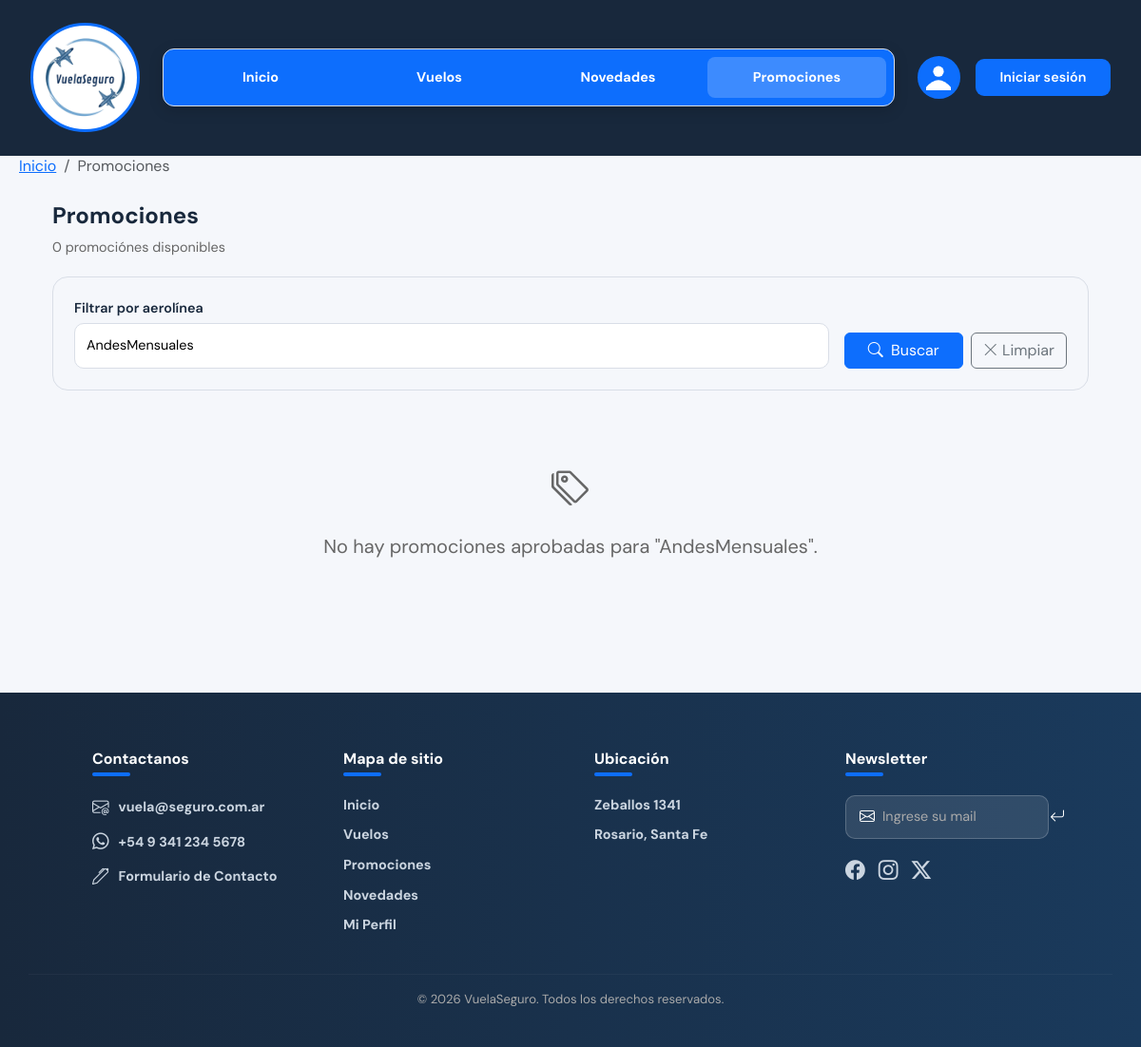
Before: /PROMOCIONES/promociones.php?buscar=AndesMensuales with the older database file.
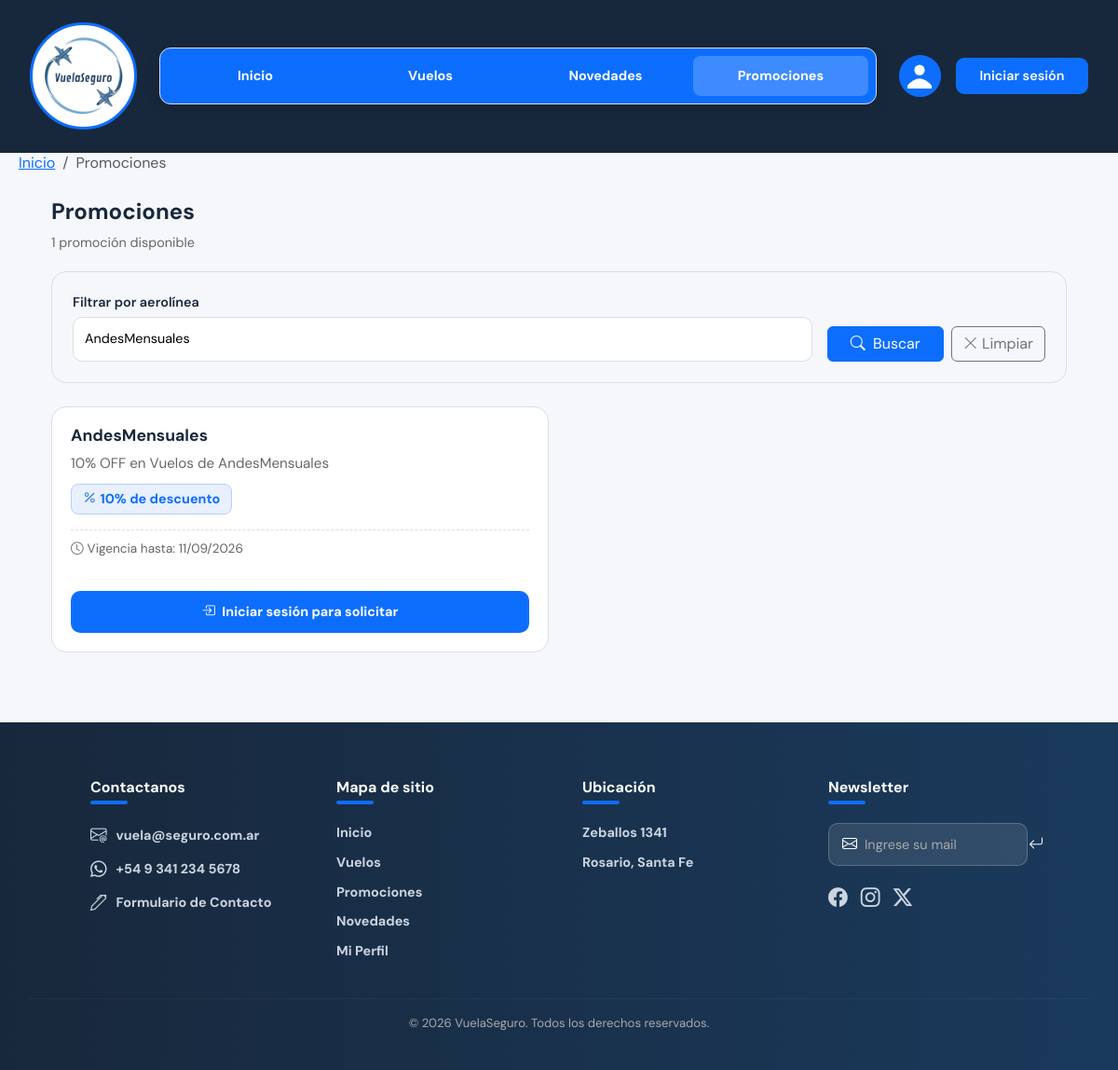
After: the same page with the newer database file.
### tables this page shows
CREATE TABLE `promociones` (
  `codPromocion` int(11) NOT NULL,
  `descripcionPromocion` text NOT NULL,
  `descuentoPromocion` decimal(10,0) NOT NULL,
  `codAerolinea` int(11) DEFAULT NULL,
  `estadoPromocion` varchar(20) NOT NULL DEFAULT 'pendiente',
  `imagenPromocion` varchar(500) DEFAULT NULL,
  `vigenciaPromocion` date DEFAULT NULL,
  `codCEO` int(11) DEFAULT NULL
);

CREATE TABLE `aerolineas` (
  `codAerolinea` int(11) NOT NULL,
  `nombreAerolinea` varchar(100) NOT NULL,
  `codigoIATA` varchar(3) NOT NULL,
  `descripcionAerolinea` varchar(300) NOT NULL,
  `codigoPais` varchar(3) NOT NULL,
  `claveAerolinea` varchar(255) NOT NULL
);

### PROMOCIONES/promociones.php (the view, shortened to what this page needs)
<?php
include_once('../conexion.inc');
$tipoUsuario  = $_SESSION['tipoUsuario']  ?? 'no_registrado';
$esCEO     = ($tipoUsuario === 'CEO');
$porPagina    = 4;
$paginaActual = max(1, (int)($_GET['pagina'] ?? 1));
$busqueda     = mysqli_real_escape_string($link, trim($_GET['buscar'] ?? ''));
$whereBusq = $busqueda !== '' ? "AND a.nombreAerolinea LIKE '%$busqueda%'" : '';
$sqlTotal       = "SELECT COUNT(*) AS total FROM promociones p
                   LEFT JOIN aerolineas a ON p.codAerolinea = a.codAerolinea
                   WHERE p.estadoPromocion = 'aprobada' $whereBusq";
$resTotal       = mysqli_query($link, $sqlTotal);
$totalRegistros = $resTotal ? (int)mysqli_fetch_assoc($resTotal)['total'] : 0;
$totalPaginas   = max(1, ceil($totalRegistros / $porPagina));
$paginaActual   = min($paginaActual, $totalPaginas);
$offset         = ($paginaActual - 1) * $porPagina;
$resultPromos = mysqli_query($link,
    "SELECT p.*, a.nombreAerolinea FROM promociones p
     LEFT JOIN aerolineas a ON p.codAerolinea = a.codAerolinea
     WHERE p.estadoPromocion = 'aprobada' $whereBusq
     ORDER BY p.codPromocion DESC
     LIMIT $porPagina OFFSET $offset");
?>
<!DOCTYPE html>
<html lang="es">
<head>
    <link href="https://cdn.jsdelivr.net/npm/bootstrap@5.3.3/dist/css/bootstrap.min.css" rel="stylesheet"/>
    <link rel="stylesheet" href="https://cdn.jsdelivr.net/npm/bootstrap-icons@1.13.1/font/bootstrap-icons.min.css">
    <link href="../INDEX/estilos-globales.css" rel="stylesheet">
    <link rel="stylesheet" href="promociones.css">
</head>
<body>
<div class="header-wrapper">
  <nav class="navbar-custom">
        <div class="logo-wrap">
          <img src="../INDEX/logo-vuelaseguro.png" class="logo-vuela" alt="Logo VuelaSeguro">
        </div>
        <div class="nav-links">
          <a href="../INDEX/index.php">Inicio</a>
          <a href="../VUELOS/vuelos.php">Vuelos</a>
          <a href="../NOVEDADES/novedades.php" >Novedades</a>
          <a href="../PROMOCIONES/promociones.php" class="active">Promociones</a>
        </div>
        <div class="nav-right">
          <div class="foto-perfil" title="Perfil">
            <svg width="26" height="40" viewBox="0 0 42 42" xmlns="http://www.w3.org/2000/svg">
              <circle cx="21" cy="10" r="9" fill="#ffffff"/>
              <path d="M -4 42 Q 21 7 46 42 Z" fill="#ffffff"/>
            </svg>
          </div>
          <?php if (isset($_SESSION['nombreUsuario'])): ?>
              <span class="text-white me-2"><a href="../PERFIL/perfiles.php" style="text-decoration: none; color: white">Hola, <strong><?php echo htmlspecialchars($_SESSION['nombreUsuario']); ?></strong></a></span>
              <a href="../LOGIN/logout.php" class="btn-registro" style="text-decoration:none;background:#dc3545;">Cerrar sesion</a>
          <?php else: ?>
              <a href="../LOGIN/login.php" class="btn-registro" style="text-decoration: none; color: white;">Iniciar sesión</a>
          <?php endif; ?>
        </div>
    </nav>
  <nav aria-label="breadcrumb">
      <ol class="breadcrumb">
        <li class="breadcrumb-item"><a href="../INDEX/index.php">Inicio</a></li>
        <li class="breadcrumb-item active" aria-current="page">Promociones</li>
      </ol>
  </nav>
</div>
<main class="promociones-wrapper container mt-4 mb-5">
  <div class="promociones-header flex-wrap gap-2">
    <div>
      <h2>Promociones</h2>
      <p class="mb-0" style="color:var(--gris);font-size:.9rem;">
        <?= $totalRegistros ?> promoción<?= $totalRegistros !== 1 ? 'es' : '' ?> disponible<?= $totalRegistros !== 1 ? 's' : '' ?>
      </p>
    </div>
  </div>
  <div class="promociones-filtro">
    <form method="GET" action="promociones.php" class="d-flex gap-3 align-items-end flex-wrap">
      <div style="flex:1;min-width:200px;">
        <label class="form-label mb-1">Filtrar por aerolínea</label>
        <input type="text" name="buscar" class="filtro-input-promo"
               placeholder="Ej: Aerolíneas Argentinas"
               value="<?= htmlspecialchars($busqueda) ?>">
      </div>
      <div class="d-flex gap-2">
        <button type="submit" class="btn btn-primary px-4">
          <i class="bi bi-search me-1"></i> Buscar
        </button>
        <?php if ($busqueda !== ''): ?>
          <a href="promociones.php" class="btn btn-outline-secondary">
            <i class="bi bi-x-lg"></i> Limpiar
          </a>
        <?php endif; ?>
      </div>
    </form>
  </div>
  <?php if (!$resultPromos || mysqli_num_rows($resultPromos) === 0): ?>
    <div class="text-center py-5" style="color:var(--gris);">
      <i class="bi bi-tags fs-1 d-block mb-3"></i>
      <p class="fs-5">No hay promociones aprobadas<?= $busqueda ? ' para "' . htmlspecialchars($busqueda) . '"' : '' ?>.</p>
    </div>
  <?php else: ?>
    <div class="promociones-grid">
      <?php while ($promo = mysqli_fetch_assoc($resultPromos)):
      ?>
        <div class="promo-card">
          <div class="card-body">
            <h5 class="card-title"><?= htmlspecialchars($promo['nombreAerolinea'] ?? 'Sin aerolínea') ?></h5>
            <p class="card-text"><?= htmlspecialchars($promo['descripcionPromocion']) ?></p>
            <div class="promo-descuento">
              <i class="bi bi-percent me-1"></i>
              <?= number_format($promo['descuentoPromocion'], 0) ?>% de descuento
            </div>
            <?php if (!empty($promo['vigenciaPromocion'])): ?>
              <p class="promo-vigencia">
                <i class="bi bi-clock me-1"></i>Vigencia hasta: <?= date('d/m/Y', strtotime($promo['vigenciaPromocion'])) ?>
              </p>
            <?php endif; ?>
            <?php if ($tipoUsuario === 'no_registrado'): ?>
              <a href="../LOGIN/login.php" class="btn-solicitar">
                <i class="bi bi-box-arrow-in-right me-1"></i> Iniciar sesión para solicitar
              </a>
            <?php elseif ($esCEO): ?>
              <div class="mt-2">
                <?= estadoBadge($promo['estadoPromocion']) ?>
              </div>
            <?php endif; ?>
          </div>
        </div>
      <?php endwhile; ?>
    </div>
  <?php endif; ?>
</main>
<section class="footer-section">
  <footer>
    <div class="row">
      <div class="col">
        <h3><strong>Contactanos</strong><div class="subrayado"></div></h3>
        <ul>
          <li><i class="bi bi-envelope-at"></i><a href="mailto:vuela@seguro.com.ar">vuela@seguro.com.ar</a></li>
          <li><i class="bi bi-whatsapp"></i><a href="#">+54 9 341 234 5678</a></li>
          <li><i class="bi bi-pen"></i><a href="../CONTACTO/contacto.php">Formulario de Contacto</a></li>
        </ul>
      </div>
      <div class="col">
        <h3><strong>Mapa de sitio</strong><div class="subrayado"></div></h3>
        <ul>
          <li><a href="../INDEX/index.php">Inicio</a></li>
          <li><a href="../VUELOS/vuelos.php">Vuelos</a></li>
          <li><a href="promociones.php">Promociones</a></li>
          <li><a href="../NOVEDADES/novedades.php">Novedades</a></li>
	  <li><a href="">Mi Perfil</a></li>
        </ul>
      </div>
      <div class="col">
        <h3><strong>Ubicación</strong><div class="subrayado"></div></h3>
        <ul>
          <li><a href="https://maps.app.goo.gl/UvsGpUXHgk9GkpYP9" target="_blank">Zeballos 1341</a></li>
          <li><a href="https://maps.app.goo.gl/87YMeSLAp74gH9mc7" target="_blank">Rosario, Santa Fe</a></li>
        </ul>
      </div>
      <div class="col">
        <h3><strong>Newsletter</strong><div class="subrayado"></div></h3>
        <form>
          <i class="bi bi-envelope"></i>
          <input type="email" placeholder="Ingrese su mail">
          <button type="submit"><i class="bi bi-arrow-return-left"></i></button>
        </form>
        <div class="iconos-redes">
          <i class="bi bi-facebook"></i>
          <i class="bi bi-instagram"></i>
          <i class="bi bi-twitter-x"></i>
        </div>
      </div>
    </div>
    <hr>
    <p class="copyright">&copy; 2026 VuelaSeguro. Todos los derechos reservados.</p>
  </footer>
</section>
</body>
</html>

### INDEX/estilos-globales.css (style rules this page uses)
:root { --azul: #0d6efd; --azul-oscuro: #18283c; --gris: #666666; --gris-claro: #f5f7fb; --borde: #d9dee7; --blanco: #ffffff; --verde: #198754; --rojo: #dc3545; --naranja: #e07b00; }
* { margin: 0; padding: 0; box-sizing: border-box; }
body { font-family: 'DM Sans', sans-serif; background: var(--gris-claro); color: var(--azul-oscuro); }
.header-wrapper { background: var(--azul-oscuro); padding: 1.5rem 0 0 0; }
.navbar-custom { margin: 0 2rem; padding-bottom: 1.5rem; display: flex; align-items: center; gap: 1.5rem; }
.breadcrumb { justify-content: left; height: 1px; margin-left: 20px; color: black; }
.logo-wrap { width: 115px; height: 115px; border-radius: 50%; border: 3px solid var(--azul); background: var(--blanco); display: flex; align-items: center; justify-content: center; flex-shrink: 0; overflow: hidden; position: relative; }
.logo-vuela { width: 100%; height: 100%; object-fit: cover; }
.nav-links { background: var(--azul); border: 1px solid var(--borde); border-radius: 12px; padding: 0.5rem; display: flex; flex: 1; justify-content: space-between; box-shadow: 0 4px 15px rgba(0, 0, 0, 0.15); }
.nav-links a { font-weight: 700; flex: 1; text-align: center; color: var(--blanco); font-size: 0.9rem; padding: 0.7rem 0; border-radius: 8px; text-decoration: none; transition: all 0.2s; white-space: nowrap; }
.nav-links a.active { color: var(--blanco); background: rgba(255, 255, 255, 0.2); }
.nav-right { display: flex; align-items: center; gap: 1rem; flex-shrink: 0; }
.foto-perfil { width: 45px; height: 45px; border-radius: 50%; border: 2px solid var(--azul); background: var(--azul); display: flex; align-items: center; justify-content: center; cursor: pointer; flex-shrink: 0; overflow: hidden; }
.btn-registro { background: var(--azul); border: none; color: var(--blanco); border-radius: 9px; padding: 0.55rem 1.6rem; font-size: 0.9rem; font-weight: 600; white-space: nowrap; cursor: pointer; flex-shrink: 0; transition: all 0.2s; }
.footer-section { background: linear-gradient(to right, var(--azul-oscuro), #1a3a5c); color: var(--blanco); padding: 50px 30px 24px; margin-top: 50px; }
.footer-section footer .row { width: 90%; margin: auto; display: flex; flex-wrap: wrap; justify-content: space-between; gap: 30px; margin-bottom: 30px; }
.footer-section footer .col { flex-basis: 20%; min-width: 160px; padding: 10px; }
.footer-section h3 { font-size: 1rem; margin-bottom: 20px; color: var(--blanco); }
.footer-section .subrayado { width: 40px; height: 4px; background: var(--azul); border-radius: 3px; margin-top: 5px; }
.footer-section ul { list-style: none; padding: 0; margin: 0; display: flex; flex-direction: column; gap: 10px; }
.footer-section ul li { display: flex; align-items: center; gap: 10px; font-size: 0.9rem; }
.footer-section ul li a { font-weight: 700; color: #cbd5e0; text-decoration: none; transition: 0.2s; }
.footer-section ul li i { font-size: 1.1rem; color: #cbd5e0; }
.footer-section form { display: flex; align-items: center; gap: 8px; background: rgba(255, 255, 255, 0.1); border: 1px solid rgba(255, 255, 255, 0.2); border-radius: 10px; padding: 10px 14px; margin-bottom: 18px; }
.footer-section form i { font-size: 1rem; color: var(--blanco); }
.footer-section form input { background: transparent; border: none; outline: none; color: var(--blanco); font-family: 'DM Sans', sans-serif; font-size: 0.9rem; flex: 1; }
.footer-section form input::placeholder { color: #aaaaaa; }
.footer-section form button { background: transparent; border: none; color: var(--blanco); cursor: pointer; font-size: 1rem; }
.footer-section .iconos-redes { display: flex; gap: 14px; }
.footer-section .iconos-redes i { font-size: 1.3rem; color: #cbd5e0; cursor: pointer; transition: 0.2s; }
.footer-section hr { border: none; border-top: 1px solid rgba(255, 255, 255, 0.15); margin-bottom: 16px; }
.footer-section .copyright { text-align: center; font-size: 0.82rem; color: #aaaaaa; }

Changed rows visible on the page:
added promociones: aerolineas.nombreAerolinea "AndesMensuales", descripcionPromocion "10% OFF en Vuelos de AndesMensuales", descuentoPromocion "10", vigenciaPromocion "11/09/2026"
Other visible differences:
$totalRegistros: "0" → "1"
$busqueda: "AndesMensuales" → (not shown)
text no longer shown: "es s No hay promociones aprobadas para \" \" ."
